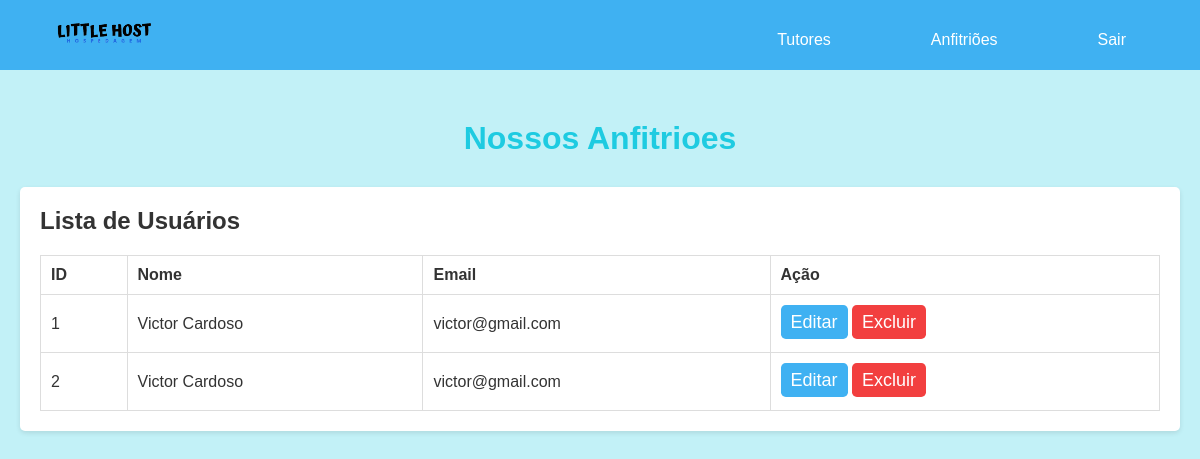
/View/tela-adm2.php (signed in), run on an earlier commit of the app's database.
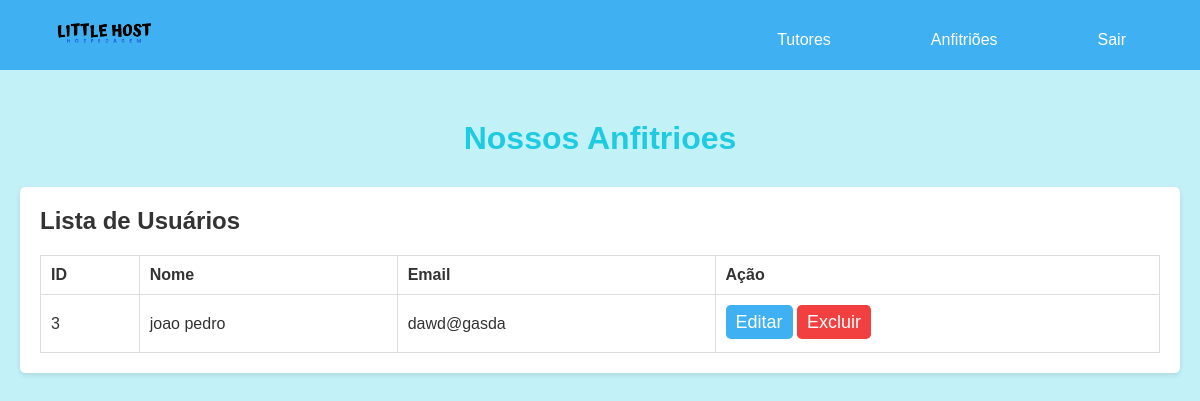
And on a later commit of the database.
### tables this page shows
CREATE TABLE `anfitriao` (
  `cod` int(10) UNSIGNED NOT NULL,
  `nome` varchar(255) NOT NULL,
  `telefone` bigint(13) UNSIGNED NOT NULL,
  `endereco` varchar(255) NOT NULL,
  `cidade` varchar(100) NOT NULL,
  `bairro` varchar(100) NOT NULL,
  `num_casa` varchar(20) NOT NULL,
  `complemento` varchar(50) NOT NULL,
  `cep` bigint(8) UNSIGNED NOT NULL,
  `cpf` bigint(11) UNSIGNED NOT NULL,
  `genero` enum('Feminino','Masculino','Outro') NOT NULL,
  `dt_nasc` date NOT NULL,
  `email` varchar(100) NOT NULL,
  `senha` varchar(8) NOT NULL,
  `imagem_perfil` varchar(50) NOT NULL,
  `imagem_local` varchar(50) NOT NULL,
  `valor_hora` double NOT NULL,
  `preferencias` text NOT NULL,
  `img` varchar(100) NOT NULL
);

### Controllers/AnfitriaoController.php (called while the page is built, shortened)
<?php
require_once("../Models/Anfitriao.php");
class AnfitriaoController{
    private $anfitriao;
    public function __construct()
    {
        $this->anfitriao = new Anfitriao();
    }
    public function listar()
    {
        $result = $this->anfitriao->listar();
        if($result > 0){
            return $result;
        }else{
            echo "<script>alert('Erro ao buscar os anfitrioes');</script>";
            return null;
        }
    }
}
?>

### Models/Conexao.php (called while the page is built, shortened)
<?php
class Conexao{
    private function conexao(){
        $this->mysqli = new mysqli(BD_SERVIDOR, BD_USUARIO , BD_SENHA, BD_BANCO);
    }
}

### Models/Anfitriao.php (called while the page is built, shortened)
<?php
require_once("Conexao.php");
class Anfitriao extends Conexao {
	public function listar(){
		try {
            $stmt = $this->mysqli->query("SELECT * FROM anfitriao");
            $total = mysqli_num_rows($stmt);
            if($total > 0){
				$lista = $stmt->fetch_all(MYSQLI_ASSOC);
				$anfitrioes = array();
				$i = 0;
				foreach ($lista as $l) {
					$anfitrioes[$i]['cod'] = $l['cod'];
					$anfitrioes[$i]['nome'] = $l['nome'];
					$anfitrioes[$i]['email'] = $l['email'];
					$anfitrioes[$i]['senha'] = $l['senha'];
					$anfitrioes[$i]['imagem'] = $l['imagem_perfil'];
					$i++;
				}
                return $anfitrioes;
            }else{
                return 0;
            }
        } catch (Exception $e) {
            echo "<script>alert('Ocorreu um erro ao tentar buscar os anfitrioes: " . $e . "')</script>";
            return 0;
        }
	}
}
?>

### View/tela-adm2.php (the view, shortened to what this page needs)
<?php
    include('../Controllers/AnfitriaoController.php');
?>
<!DOCTYPE html>
<html lang="en">
<head>
    <link rel="stylesheet" href="css/tela-adm.css">
    <link rel="stylesheet" type="text/css" href="css/navFooter.css">
    <link rel="stylesheet" href="css/modal.css">
</head>
<body>
      <?php
        include('layouts/menuadm.php');
    ?>
      <div class="container">
        <h1>Nossos Anfitrioes</h1>
        <main>
          <section class="content">
            <h2>Lista de Usuários</h2>
            <table class="user-table">
              <thead>
                <tr>
                  <th>ID</th>
                  <th>Nome</th>
                  <th>Email</th>
                  <th>Ação</th>
                </tr>
              </thead>
              <tbody>
              <?php
                  $AnfitriaoController = new AnfitriaoController();
                  $anfitrioes = $AnfitriaoController->listar();
                  foreach($anfitrioes as $anfitriao){
                  ?>
                  <tr>
                    <td><?php echo $anfitriao['cod'] ?></td>
                    <td><?php echo $anfitriao['nome'] ?></td>
                    <td><?php echo $anfitriao['email'] ?></td>
                    <td>
                    <?php echo "<a href='EditarAnf.php?id=" . $anfitriao['cod'] . "' class='btn-editar'>Editar</a>"; ?>
                    <label onclick="excluirAnfitriao(<?php echo $anfitriao['cod']; ?>)" class="btn-excluir" for="dialog_state"><i class="icon ion-ios-upload-outline"></i>Excluir</label>
                    </td>
                  </tr>
                <?php
                  }
                ?>
              </tbody>
            </table>
          </section>
        </main>
      </div>
</body>
</html>

### View/layouts/menuadm.php (shortened to what this page needs)
<link rel="stylesheet" href="css/navFooter.css">
<header>
    <nav class="navbar">
        <div class="logo">
        <a href="home.php">
            <img src="img/logo.png" alt="Logo">
        </a>
        </div>
        <ul class="nav-menu">
            <li class="nav-item"><a href="tela-adm.php" class="nav-link">Tutores</a></li>
            <li class="nav-item"><a href="tela-adm2.php" class="nav-link">Anfitriões</a></li>
            <?php if(isset($_SESSION['logado']) && $_SESSION['logado']){ ?>
                <li class="nav-item"><a onclick='return confirmar()' href="../Controllers/logout.php">Sair</a></li>
            <?php }else{ ?>
                <li class="nav-item"><a href="login-cadastro.php" class="nav-link">Login</a></li
            <?php } ?>
        </ul>
    </nav>
</header>

### View/css/tela-adm.css (style rules this page uses)
body { margin: 0; padding: 0; font-family: Arial, sans-serif; background-color: #C2F1F7; color: #333; }
.container { max-width: 1200px; margin: 0 auto; padding: 20px; }
h1 { text-align: center; margin: 30px; color: #1ECBE1; }
nav ul { list-style: none; display: flex; margin-top: 10px; margin-right: 20px; }
.btn-editar { background-color: #3fb1f2; padding: 7px 10px; color: #fff; border: none; cursor: pointer; border-radius: 0.3rem; font-size: 18px; margin-bottom: 3rem; transition: 0.3s; }
.btn-excluir { background-color: #f23f3f; padding: 7px 10px; color: #fff; border: none; cursor: pointer; border-radius: 0.3rem; font-size: 18px; margin-bottom: 3rem; transition: 0.3s; }
nav ul li { margin-right: 20px; }
nav a { text-decoration: none; color: #ffffff; transition: color 0.3s ease; margin-left: 20px; }
.content { background-color: #fff; padding: 20px; border-radius: 5px; box-shadow: 0 2px 5px rgba(0, 0, 0, 0.1); margin: 20px auto; max-width: 100%; }
.user-table { width: 100%; border-collapse: collapse; margin-top: 20px; }
.user-table th, .user-table td { padding: 10px; border: 1px solid #ddd; text-align: left; }

### View/css/navFooter.css (style rules this page uses)
* { margin: 0; padding: 0; box-sizing: border-box; font-family: sans-serif; }
:root { --blue: #1970E6; --lightBlue: #3fb1f2; --other-color: #1ECBE1 ; --second-color: blue; --bg-color: #C2F1F7 ; }
header { background-color: #3fb1f2; }
li { list-style: none; }
a { color: #fff; text-decoration: none; }
.navbar { min-height: 70px; display: flex; justify-content: space-between; align-items: center; background-color: #3fb1f2; padding: 0 34px; }
.logo img { width: 100px; height: auto; background-color: transparent; }
.nav-menu { display: flex; align-items: center; gap: 60px; }
.nav-link { transition: 0.5s ease; }

What changed in the data, as far as the page shows it:
removed anfitriao: cod "1", nome "Victor Cardoso", email "victor@gmail.com"
removed anfitriao: cod "2", nome "Victor Cardoso", email "victor@gmail.com"
added anfitriao: cod "3", nome "joao pedro", email "dawd@gasda"
